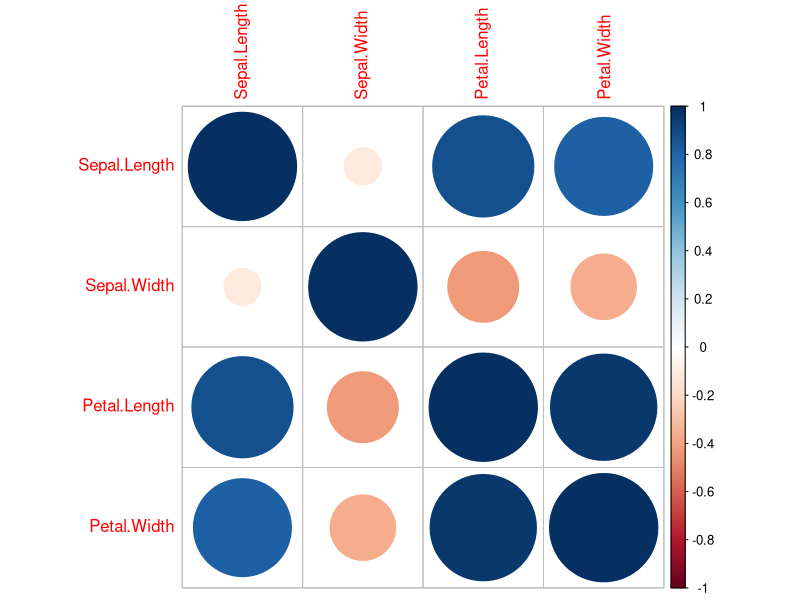
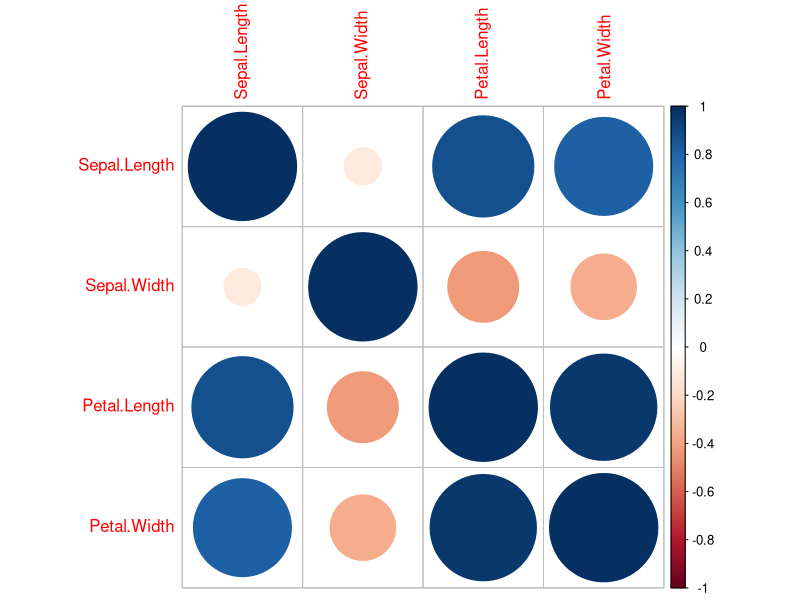
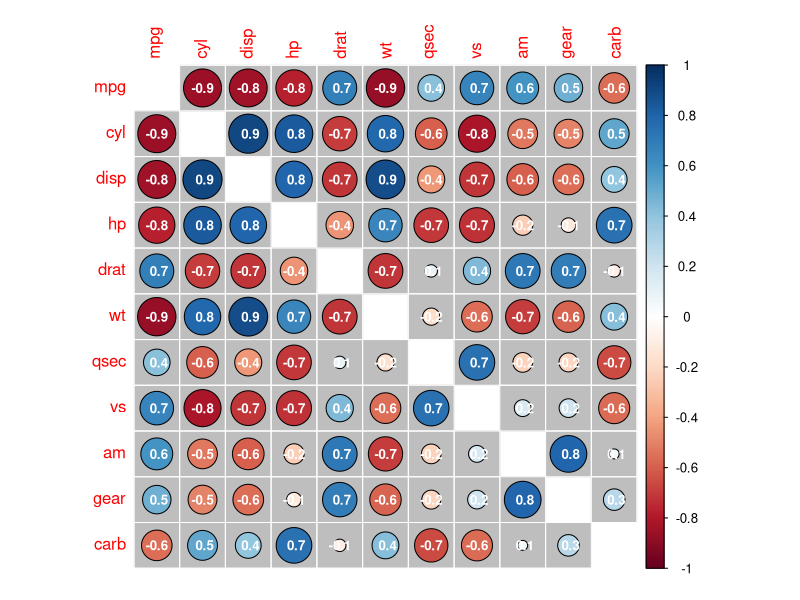
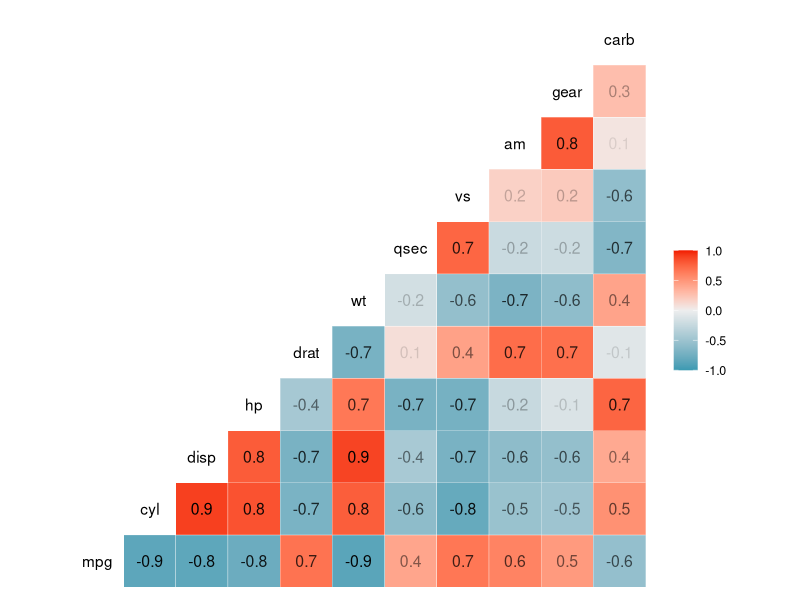

The R source for these figures, in order:

install.packages("corrplot")

library(corrplot)

# correlation plot

corrplot(corr = cor(iris[ , 1:4])) # excluding 5th categorical column

corrplot(corr = cor(iris[-5]))



?corrplot

corrplot(cor(mtcars),
         addCoef.col = "white",
         number.cex = 0.8,
         number.digits = 1,
         diag= FALSE,
         bg = "grey",
         outline = "black",
         addgrid.col = "white",
         mar = c(1,1,1,1))



GGally :: ggcorr(mtcars,
                 method= c("everything", "pearson"),
                 label = TRUE,
                 label_alpha = TRUE)





































